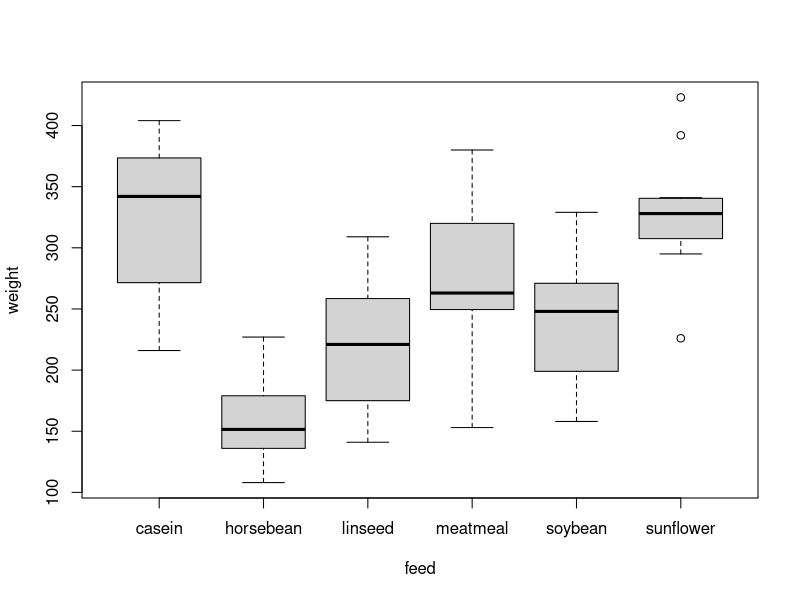
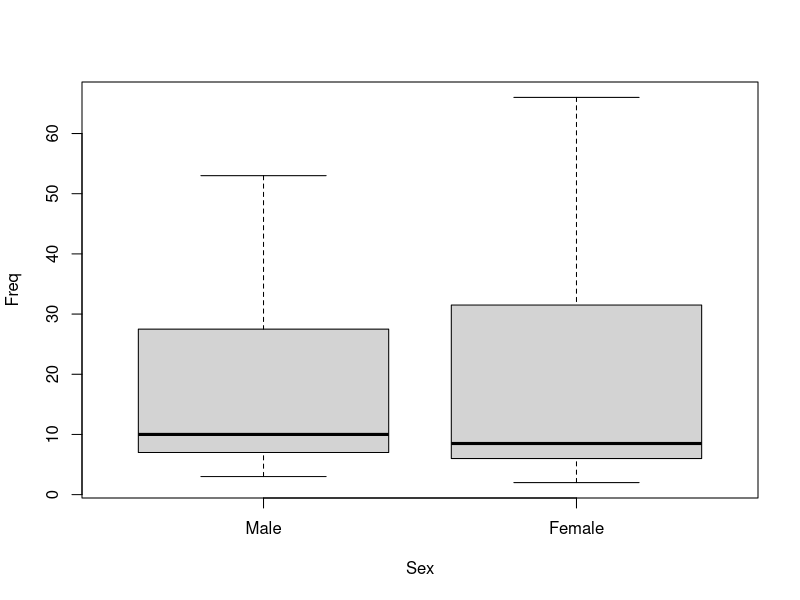

These charts were generated, in order, by the following R code:
boxplot(weight ~ feed, data = chickwts)

boxplot(Freq~Sex, data = HairEyeColor)

#I don't really like the way that these to interact...